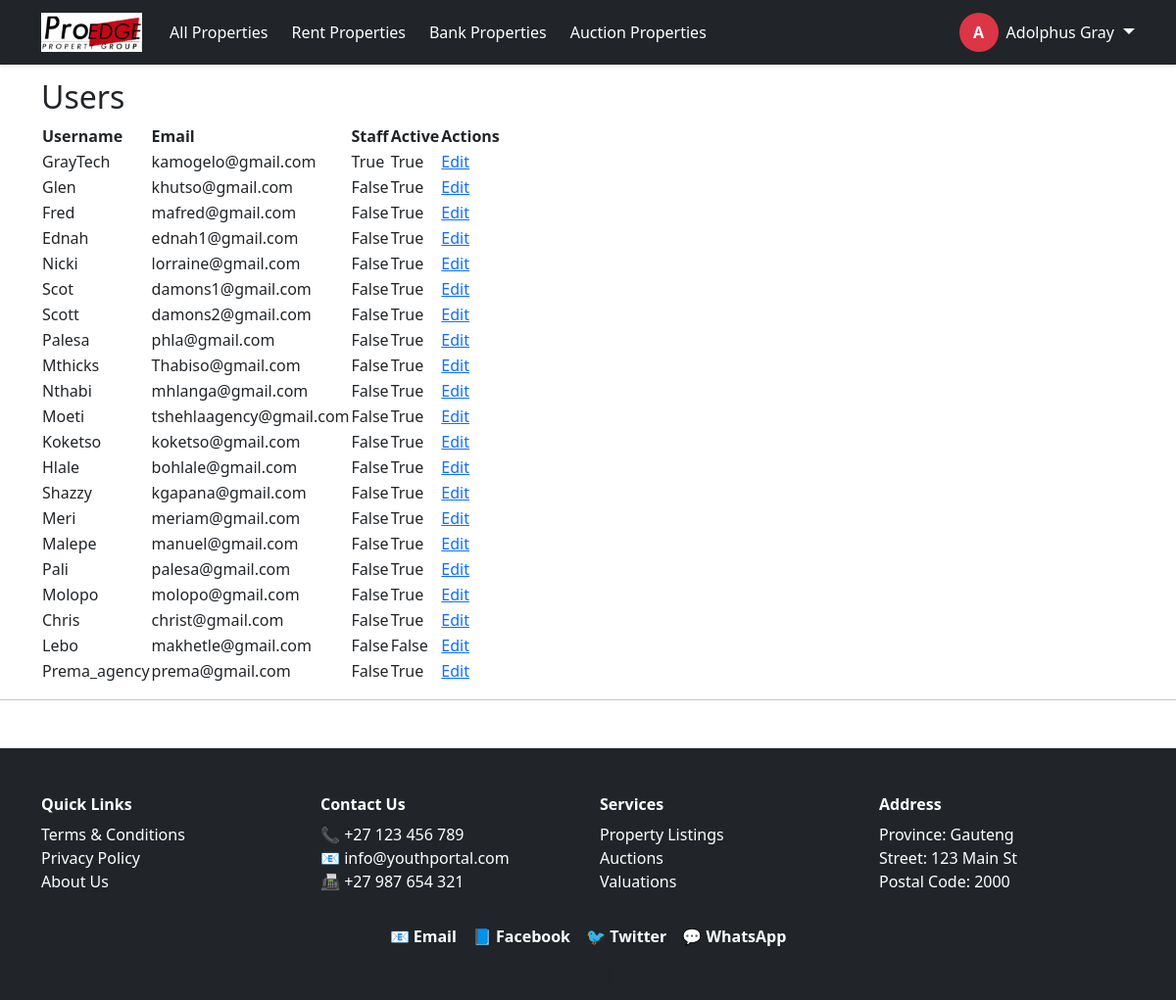
The app's page /adminpanel/users/ (signed in) with its own data.
### proedge/models.py (models this page shows, shortened)
class CustomUser(AbstractUser):
    ROLE_CHOICES = [
        ('buyer', 'Buyer'),
        ('seller', 'Seller'),
        ('tenant', 'Tenant'),
        ('agency', 'Agency'),
        ('landlord', 'Landlord'),
        ('agent', 'Agent'),
        ('bank', 'Bank'),
        ('auctioneer', 'Auctioneer'),
    ]
    role = models.CharField(max_length=20, choices=ROLE_CHOICES)
    email = models.EmailField(unique=True)
    is_email_verified = models.BooleanField(default=False)

### adminpanel/views.py (the view)
# urls.py: path('users/', views.user_list, name='user_list'),
@staff_required
def user_list(request):
    users = User.objects.all()
    return render(request, 'adminpanel/user_list.html', {'users': users})

### adminpanel/views.py (called while the page is built)
def staff_required(view_func):
    return user_passes_test(lambda u: u.is_staff)(view_func)

### adminpanel/templates/adminpanel/user_list.html
{% extends 'base.html' %}
{% block content %}
<h2>Users</h2>
<table>
    <thead>
        <tr><th>Username</th><th>Email</th><th>Staff</th><th>Active</th><th>Actions</th></tr>
    </thead>
    <tbody>
        {% for user in users %}
        <tr>
            <td>{{ user.username }}</td>
            <td>{{ user.email }}</td>
            <td>{{ user.is_staff }}</td>
            <td>{{ user.is_active }}</td>
            <td><a href="{% url 'adminpanel:edit_user' user.id %}">Edit</a></td>
        </tr>
        {% endfor %}
    </tbody>
</table>
{% endblock %}

### proedge/templates/base.html (shortened to what this page needs)
{% load static %}
<!DOCTYPE html>
<html lang="en">
<head>
    <link href="https://cdn.jsdelivr.net/npm/bootstrap@5.3.0/dist/css/bootstrap.min.css" rel="stylesheet">
    <link rel="stylesheet" href="https://cdnjs.cloudflare.com/ajax/libs/font-awesome/6.4.0/css/all.min.css">
    <link rel="stylesheet" href="{% static 'proedge/css/style.css' %}">
    <link rel="stylesheet" href="https://cdn.jsdelivr.net/npm/lightgallery@2.7.1/css/lightgallery.min.css">
    <link rel="stylesheet" href="https://unpkg.com/leaflet/dist/leaflet.css" />
    <link rel="stylesheet" href="https://unpkg.com/leaflet@1.9.5/dist/leaflet.css"
/>
<link rel="stylesheet" href="https://cdn.jsdelivr.net/npm/lightgallery@2.7.1/css/lightgallery-bundle.min.css" />
<link rel="stylesheet" href="https://cdn.jsdelivr.net/npm/lightgallery@2.7.1/plugins/thumbnail/lg-thumbnail.min.css">
<link rel="stylesheet" href="https://cdn.jsdelivr.net/npm/lightgallery@2.7.1/plugins/zoom/lg-zoom.min.css">
<link rel="stylesheet" href="https://cdn.jsdelivr.net/npm/lightgallery@2.7.1/plugins/fullscreen/lg-fullscreen.min.css">
<link rel="stylesheet" href="https://cdn.jsdelivr.net/npm/lightgallery@2.7.1/plugins/share/lg-share.min.css">
<link rel="stylesheet" href="https://cdn.jsdelivr.net/npm/lightgallery@2.7.1/plugins/pager/lg-pager.min.css">
</head>
<body>
<header>
  <nav class="navbar navbar-expand-lg navbar-dark bg-dark fixed-top shadow-sm">
  <div class="container">
    <a class="navbar-brand fw-bold" href="/">
      <img src="{% static 'images/logo.png' %}" alt="ProEdge Logo" style="height: 40px;">
    </a>
    <div class="collapse navbar-collapse" id="navbarMain">
      <ul class="navbar-nav me-auto mb-2 mb-lg-0">
        <li class="nav-item">
          <a class="nav-link btn btn-outline-danger text-white mx-1 {% if request.path == '/' or request.path == '/properties/' %}active{% endif %}" href="{% url 'property_list' %}">All Properties</a>
        </li>
        <li class="nav-item">
          <a class="nav-link btn btn-outline-danger text-white mx-1 {% if request.path == '/rent/' %}active{% endif %}" href="{% url 'property_list' %}">Rent Properties</a>
        </li>
        <li class="nav-item">
          <a class="nav-link btn btn-outline-danger text-white mx-1 {% if request.path == '/bank/' %}active{% endif %}" href="{% url 'property_list' %}">Bank Properties</a>
        </li>
        <li class="nav-item">
          <a class="nav-link btn btn-outline-danger text-white mx-1 {% if request.path == '/auctions/' %}active{% endif %}" href="{% url 'property_list' %}">Auction Properties</a>
        </li>
      </ul>
      <div class="d-flex align-items-center">
        {% if user.is_authenticated %}
          <div class="dropdown d-flex align-items-center">
            <a class="d-flex align-items-center text-decoration-none text-white me-1" href="{% url 'dashboard_redirect' %}">
              <div class="rounded-circle bg-danger text-white d-flex justify-content-center align-items-center fw-bold"
                   style="width: 40px; height: 40px;">
                {{ user.get_full_name|default:user.username|slice:":1"|upper }}
              </div>
              <span class="ms-2">{{ user.get_full_name|default:user.username }}</span>
            </a>
            <a class="dropdown-toggle text-white fs-5" href="#" id="userDropdown" data-bs-toggle="dropdown" aria-expanded="false" style="margin-left: 5px;"></a>
          </div>
        {% else %}
          <a class="btn btn-outline-danger text-white me-2 px-4 fw-semibold" href="{% url 'login' %}">Login</a>
          <a class="btn btn-danger px-4 fw-semibold" href="{% url 'register' %}">Register</a>
        {% endif %}
      </div>
    </div>
  </div>
</nav>
</header>
<main class="container mt-4">
  {% block content %}{% endblock %}
</main>
<hr>
<footer class="bg-dark text-white mt-5 pt-5 pb-3 border-top">
  <div class="container">
    <div class="row">
      <div class="col-6 col-md-3 mb-3">
        <h6 class="fw-bold mb-2">Quick Links</h6>
        <ul class="list-unstyled">
          <li><a href="#" class="text-white text-decoration-none">Terms & Conditions</a></li>
          <li><a href="#" class="text-white text-decoration-none">Privacy Policy</a></li>
          <li><a href="#" class="text-white text-decoration-none">About Us</a></li>
        </ul>
      </div>
      <div class="col-6 col-md-3 mb-3">
        <h6 class="fw-bold mb-2">Contact Us</h6>
        <ul class="list-unstyled">
          <li>📞 +27 123 456 789</li>
          <li>📧 <a href="mailto:info@youthportal.com" class="text-white text-decoration-none">info@youthportal.com</a></li>
          <li>📠 +27 987 654 321</li>
        </ul>
      </div>
      <div class="col-6 col-md-3 mb-3">
        <h6 class="fw-bold mb-2">Services</h6>
        <ul class="list-unstyled">
          <li><a href="#" class="text-white text-decoration-none">Property Listings</a></li>
          <li><a href="#" class="text-white text-decoration-none">Auctions</a></li>
          <li><a href="#" class="text-white text-decoration-none">Valuations</a></li>
        </ul>
      </div>
      <div class="col-6 col-md-3 mb-3">
        <h6 class="fw-bold mb-2">Address</h6>
        <ul class="list-unstyled">
          <li>Province: Gauteng</li>
          <li>Street: 123 Main St</li>
          <li>Postal Code: 2000</li>
        </ul>
      </div>
    </div>
    <div class="d-flex justify-content-center gap-3 mb-3 flex-wrap">
      <a href="mailto:info@youthportal.com" class="text-white text-decoration-none fw-bold">📧 Email</a>
      <a href="https://facebook.com" target="_blank" class="text-white text-decoration-none fw-bold">📘 Facebook</a>
      <a href="https://twitter.com" target="_blank" class="text-white text-decoration-none fw-bold">🐦 Twitter</a>
      <a href="https://wa.me/1234567890" target="_blank" class="text-white text-decoration-none fw-bold">💬 WhatsApp</a>
    </div>
    <div class="text-center text-muted small">
    </div>
  </div>
</footer>
</body>
</html>

### records on screen
CustomUser: get_full_name "A", get_full_name "Adolphus Gray", username "GrayTech", email "kamogelo@gmail.com", is_staff "True", is_active "True"
CustomUser: username "Glen", email "khutso@gmail.com", is_staff "False", is_active "True"
CustomUser: username "Fred", email "mafred@gmail.com", is_staff "False", is_active "True"
CustomUser: username "Ednah", email "ednah1@gmail.com", is_staff "False", is_active "True"
CustomUser: username "Nicki", email "lorraine@gmail.com", is_staff "False", is_active "True"
CustomUser: username "Scot", email "damons1@gmail.com", is_staff "False", is_active "True"
CustomUser: username "Scott", email "damons2@gmail.com", is_staff "False", is_active "True"
CustomUser: username "Palesa", email "phla@gmail.com", is_staff "False", is_active "True"
CustomUser: username "Mthicks", email "Thabiso@gmail.com", is_staff "False", is_active "True"
CustomUser: username "Nthabi", email "mhlanga@gmail.com", is_staff "False", is_active "True"
CustomUser: username "Moeti", email "tshehlaagency@gmail.com", is_staff "False", is_active "True"
CustomUser: username "Koketso", email "koketso@gmail.com", is_staff "False", is_active "True"
CustomUser: username "Hlale", email "bohlale@gmail.com", is_staff "False", is_active "True"
CustomUser: username "Shazzy", email "kgapana@gmail.com", is_staff "False", is_active "True"
CustomUser: username "Meri", email "meriam@gmail.com", is_staff "False", is_active "True"
CustomUser: username "Malepe", email "manuel@gmail.com", is_staff "False", is_active "True"
CustomUser: username "Pali", email "palesa@gmail.com", is_staff "False", is_active "True"
CustomUser: username "Molopo", email "molopo@gmail.com", is_staff "False", is_active "True"
CustomUser: username "Chris", email "christ@gmail.com", is_staff "False", is_active "True"
CustomUser: username "Lebo", email "makhetle@gmail.com", is_staff "False", is_active "False"
CustomUser: username "Prema_agency", email "prema@gmail.com", is_staff "False", is_active "True"
